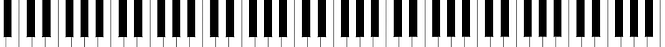
#> input picture cut_keyboard.png, 665 x 47 px
$ python rotellini.py
#> lines starting #> are read from the running program, lines starting #| are printed output that depends on the picture; after the words box and inside, x2 and y2 are one past the last pixel; in counts of white or black regions, pixels touching at a corner belong together
import cv2

method = cv2.TM_SQDIFF_NORMED

# Read the images from the file
small_image = cv2.imread('cut_keyboard.png')
#> small_image is the input picture: shape (47, 665, 3); min 0, max 255, mean 163
large_image = cv2.imread('keyboard.png')
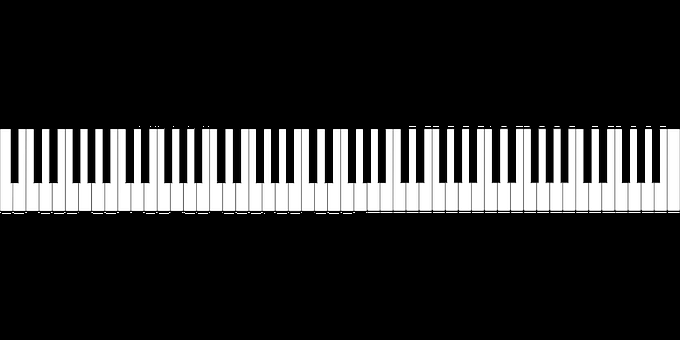
#> input picture keyboard.png, 680 x 340 px
#> large_image is the input picture: shape (340, 680, 3); min 0, max 255, mean 43.5

result = cv2.matchTemplate(small_image, large_image, method)

# We want the minimum squared difference
mn,_,mnLoc,_ = cv2.minMaxLoc(result)
#> mn = 1.83e-06; mnLoc = (7, 146)

# Draw the rectangle:
# Extract the coordinates of our best match
MPx,MPy = mnLoc
#> MPx = 7; MPy = 146

# Step 2: Get the size of the template. This is the same size as the match.
trows,tcols = small_image.shape[:2]
#> trows = 47; tcols = 665

# Step 3: Draw the rectangle on large_image
cv2.rectangle(large_image, (MPx,MPy),(MPx+tcols,MPy+trows),(0,0,255),2)
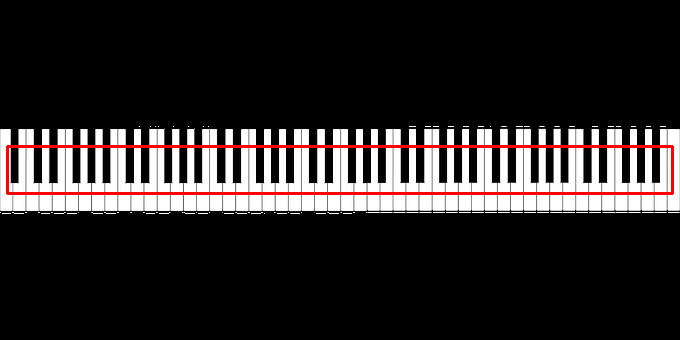
#> large_image: shape (340, 680, 3); 1.85% of pixels changed, all inside (x1, y1, x2, y2) = (6, 145, 674, 195)

# Display the original image with the rectangle around the match.
cv2.imshow('output',large_image)

# The image is only displayed if we call this
cv2.waitKey(0)
